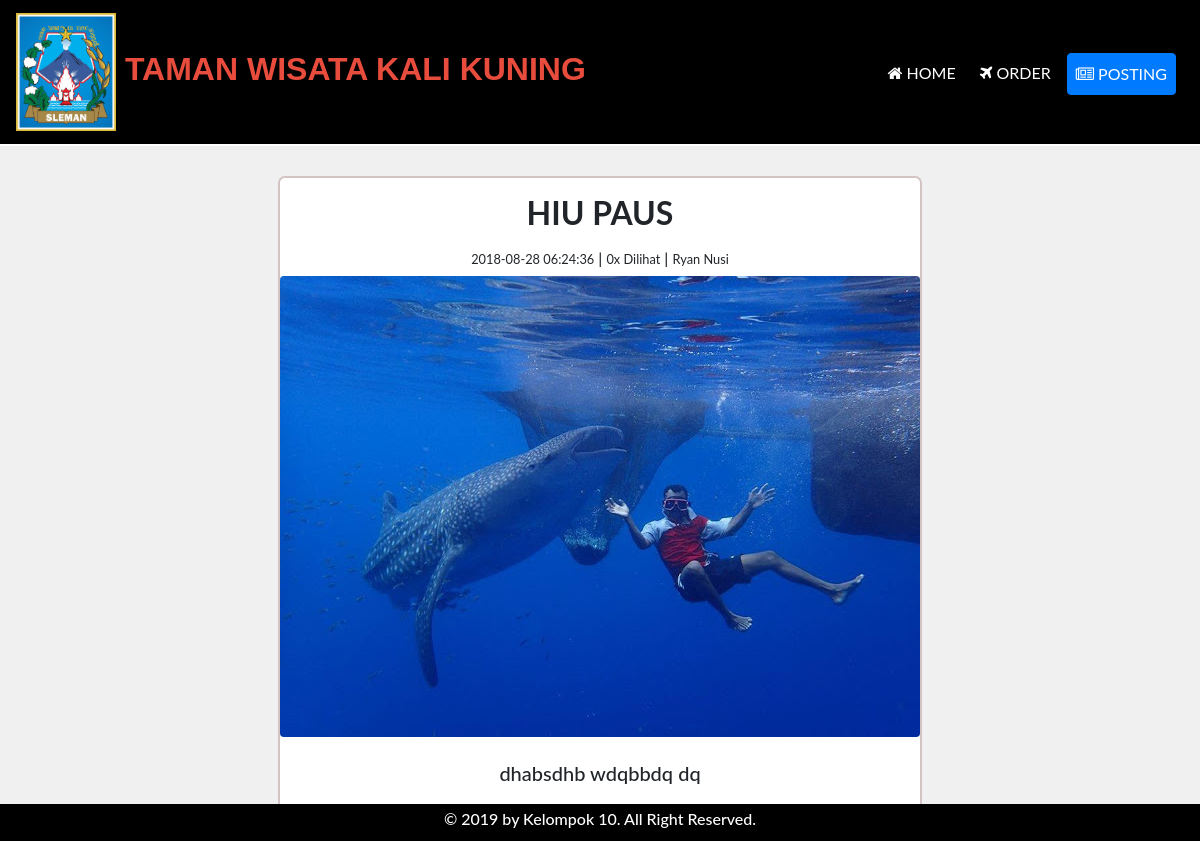
/detail-destinasi.php?d=16, run on an earlier commit of the app's database.
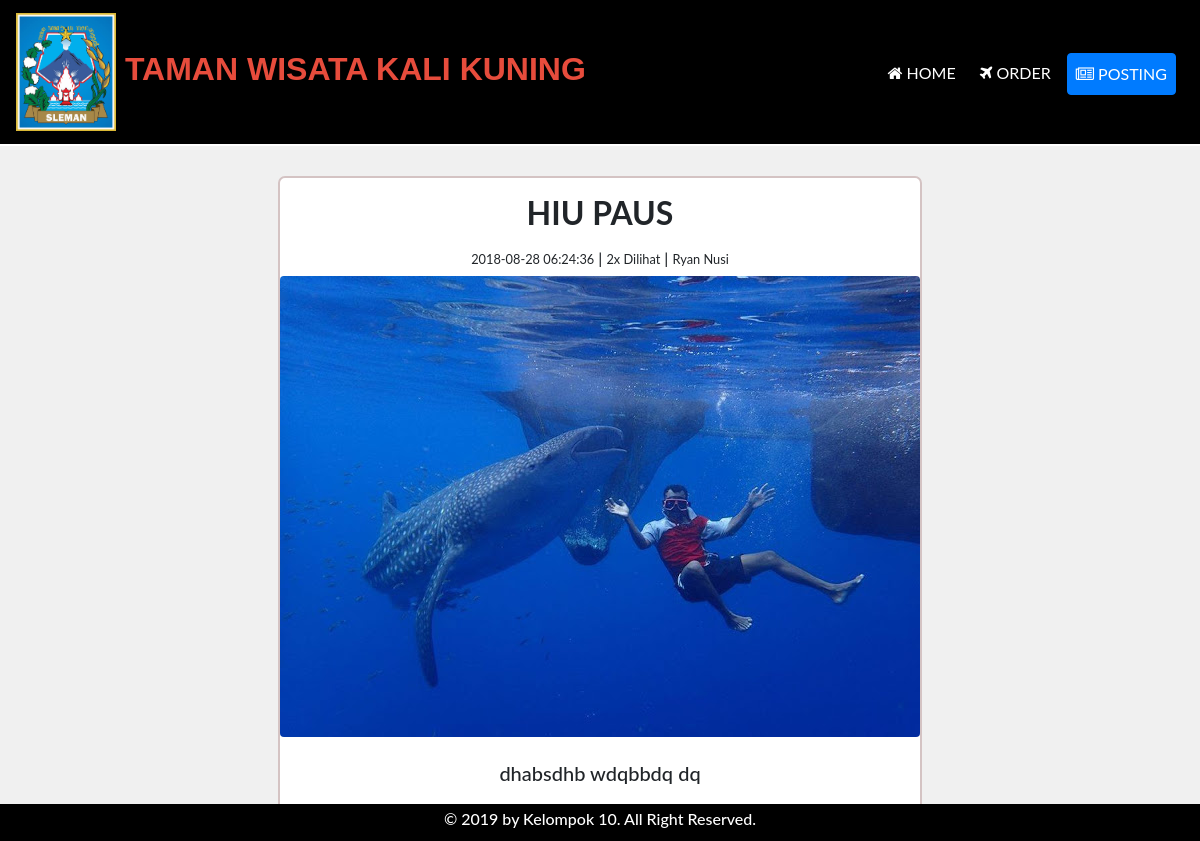
And on a later commit of the database.
### tables this page shows
CREATE TABLE `wisata` (
  `id_wisata` tinyint(4) NOT NULL,
  `judul` varchar(255) NOT NULL,
  `deskripsi` text NOT NULL,
  `waktu` datetime NOT NULL DEFAULT current_timestamp(),
  `gambar` varchar(255) NOT NULL,
  `tampil` int(10) UNSIGNED NOT NULL,
  `validasi` enum('ya','tidak') NOT NULL DEFAULT 'tidak',
  `id_user` mediumint(9) NOT NULL
);

CREATE TABLE `user` (
  `id_user` mediumint(4) NOT NULL,
  `nama` varchar(100) NOT NULL,
  `email` varchar(100) NOT NULL,
  `telepon` varchar(15) NOT NULL,
  `username` varchar(30) NOT NULL,
  `password` varchar(100) NOT NULL,
  `level` enum('admin','user') NOT NULL DEFAULT 'user'
);

### detail-destinasi.php (the view, shortened to what this page needs)
<?php require('header.php') ?>
<?php
    if(!isset($_GET["d"])){
        header("Location: index.php");
    }else{
        $id = $_GET["d"];
        $result = $conn->query("select * from wisata inner join user on user.id_user = wisata.id_user where id_wisata = $id");
        $data = $result->fetch_object();
    }
?>
 <div class="article-home">
    <div class="flex-md-row flex-sm-column flex-column d-flex align-items-center justify-content-center">
   <div class="flex-md-row flex-sm-column flex-column d-flex align-items-center justify-content-center flex-wrap">
    <div class="article-content article-content-article w-100 text-center">
      <h2 class="mt-3 mb-3 ml-3 mr-3" style="border: none;"><strong><?= $data->judul ?></strong></h2>
      <h6><small><?= $data->waktu ?></small> | <small><?= $data->tampil ?>x Dilihat</small> | <small><?= $data->nama ?></small></h6>
       <a href="detail-destinasi.php?d=<?= $data->id_wisata ?>">
       <figure class="figure" style="text-align:center;">
  <img src="assets/image/<?= $data->gambar ?>" class="figure-img img-fluid rounded" style="width: 100%; height: auto">
</figure>
        </a>
        <p class="h5 pl-3 pr-3 pb-3 ">
          <?= $data->deskripsi ?>
        </p>
    </div>
    </div>
   </div>
 </div>
 <?php require('footer.php') ?>

### header.php (shortened to what this page needs)
<!DOCTYPE html>
<html lang="en">
<head>
    <link rel="stylesheet" href="assets/css/bootstrap.min.css">
    <link rel="stylesheet" href="assets/css/font-awesome.min.css">
    <link rel="stylesheet" href="assets/css/style.css">
</head>
<body>
      <nav class="navbar navbar-expand-lg navbar-light sticky-top">
        <a class="navbar-brand" href="index.php" style="color: #e74c3c;">
        <img src="assets/image/images.jpg" width="100">
          Taman Wisata Kali Kuning
        </a>
  <div class="collapse navbar-collapse justify-content-end text-center" id="navbarSupportedContent">
    <ul class="navbar-nav">
      <li class="nav-item">
        <a class="nav-link mr-2 mt-1" href="index.php" style="color:white"> <i class="fa fa-home" aria-hidden="true"></i> home</a>
      </li>
      <li class="nav-item">
        <a class="nav-link mr-2 mt-1" href="destinasi.php" style="color:white"> <i class="fa fa-plane" aria-hidden="true"></i> order</a>
      </li>
      <?php if(isset($_SESSION["admin"])): ?>
    <li class="nav-item">
        <a class="nav-link btn btn-primary mr-2 mt-1" href="dashboard.php" style="color: white"> <i class="fa fa-dashboard" aria-hidden="true"></i> dashboard</a>
      </li>
      <li class="nav-item">
        <a class="nav-link btn btn-warning mr-2 mt-1" href="keluar.php" style="color: white"> <i class="fa fa-sign-out" aria-hidden="true"></i> logout</a>
      </li>
    <?php else: ?>
    <li class="nav-item">
        <a class="nav-link btn btn-primary mr-2 mt-1" href="dashboard.php" style="color: white"> <i class="fa fa-newspaper-o" aria-hidden="true"></i> posting</a>
      </li>
      <?php endif ?>
    </ul>
  </div>
</nav>

### footer.php (shortened to what this page needs)
<footer class="footer">
    <h6 class="text-center">&copy; 2019 by Kelompok 10. All Right Reserved.</h6>
</footer>
</body>
</html>

### assets/css/style.css (style rules this page uses)
* { font-family: 'Lato',sans-serif; }
a { color: inherit; }
body { background-color: #e74c3c; }
nav.navbar { background-color: #000; border-bottom: white 2px solid; text-transform: uppercase; }
.navbar-brand { font-size: 2em; font-weight: bold; font-family: 'Ubuntu', sans-serif; }
.about-home h2, .article-home h2 { text-transform: uppercase; font-size: 2em; margin: 25px; }
.article-home { padding: 20px; background-color: #f0f0f0; }
.article-home img { width: 350px; height: 225px }
.article-content { background-color: white; border-radius: 7px; margin: 10px; }
.article-content img { width: 300px; }
.article-content-article { border: 2px solid #d4c3c3; width: 350px; }
.article-content-article img { width: 100%; }
footer { background-color: #282828; color: white; padding: 5px; }

### footer.php (style rules this page uses)
.footer { position: fixed; left: 0; bottom: 0; width: 100%; background-color: black; color: white; text-align: center; }

What changed in the data, as far as the page shows it:
changed wisata "HIU PAUS": tampil "0" → "2"
